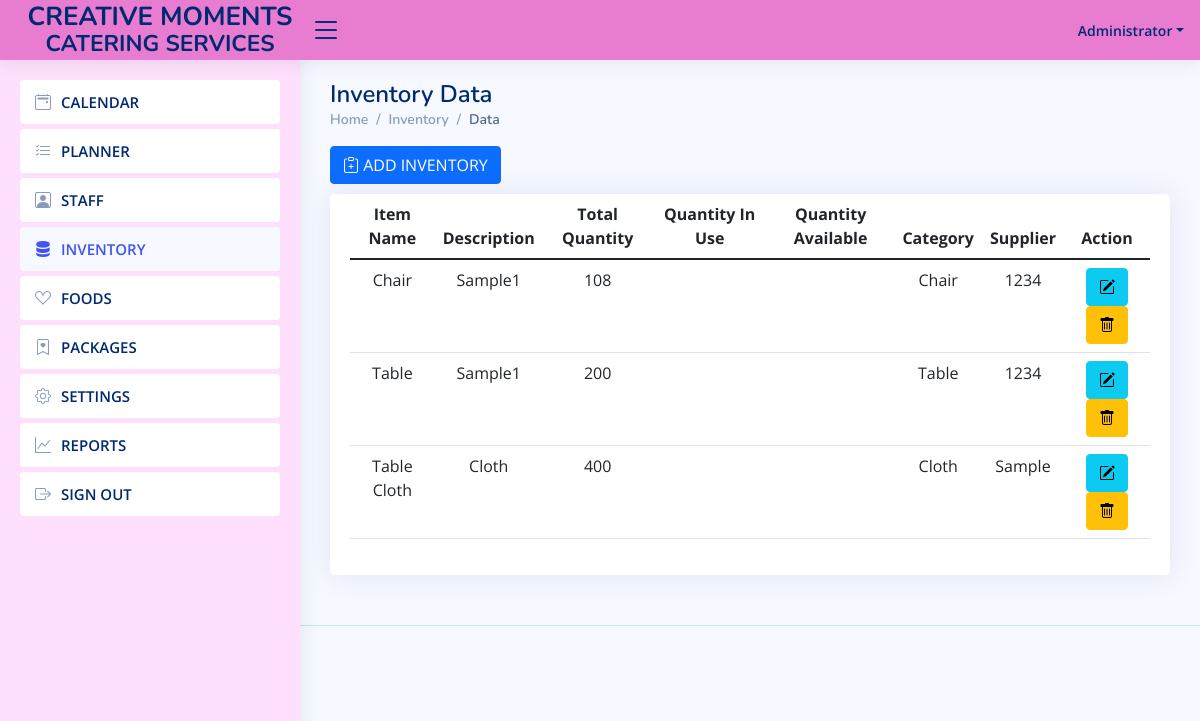
The app's page /accounts/inventory.php (signed in), older data.
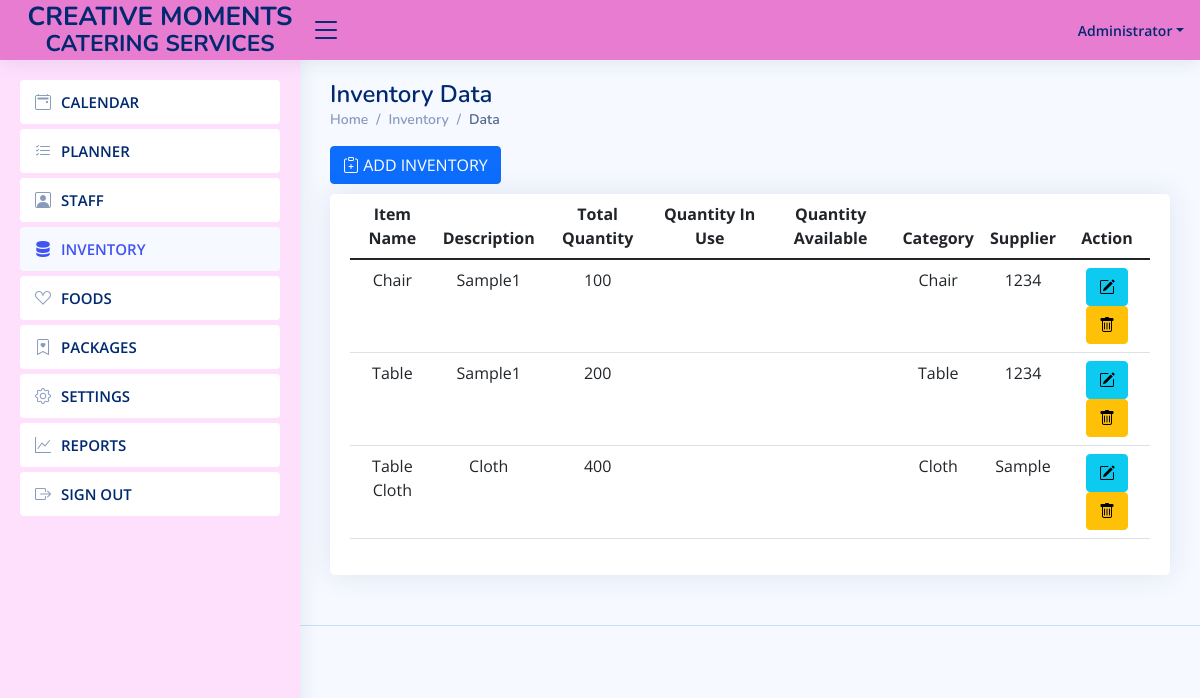
The same page, newer data.
### tables this page shows
CREATE TABLE `cm_inventory` (
  `item_id` int(12) NOT NULL,
  `name` text NOT NULL,
  `description` text NOT NULL,
  `qty` varchar(32) NOT NULL,
  `category` varchar(50) NOT NULL,
  `supplier` text NOT NULL,
  `date_added` timestamp NOT NULL DEFAULT current_timestamp()
);

### accounts/controller/inventory.php (called while the page is built, shortened)
<?php
include('../controller/database.php');
$cm_inventory = $mysqli->query("SELECT * from cm_inventory");

### accounts/inventory.php (the view, shortened to what this page needs)
<?php include('header.php');?>
<?php include('nav.php');?>
<?php include('controller/inventory.php'); error_reporting(0);?>
  <main id="main" class="main">
    <div class="pagetitle">
      <h1>Inventory Data</h1>
      <nav>
        <ol class="breadcrumb">
          <li class="breadcrumb-item"><a href="index.php">Home</a></li>
          <li class="breadcrumb-item">Inventory</li>
          <li class="breadcrumb-item active">Data</li>
        </ol>
      </nav>
    </div>
    <section class="section">
      <div class="row">
	  <?php if($_SESSION['role'] ==1){?>
		<div class="col-lg-4">
			<button class="btn btn-primary btn-md"  data-bs-toggle="modal" data-bs-target="#add-inventory"> <i class="bi bi-clipboard-plus"></i> ADD INVENTORY</button>
		</div> <br> <br>
	  <?php } ?>
        <div class="col-lg-12">
          <div class="card">
            <div class="card-body">
              <table class="table" id="table_id">
                <thead>
                  <tr>
                    <th scope="col"  class="text-center"> Item Name</th>
                    <th scope="col"  class="text-center"> Description</th>
                    <th scope="col"  class="text-center"> Total Quantity</th>
                    <th scope="col"  class="text-center"> Quantity In Use</th>
                    <th scope="col"  class="text-center"> Quantity Available</th>
                    <th scope="col"  class="text-center"> Category</th>
                    <th scope="col"  class="text-center"> Supplier</th>
					<?php if($_SESSION['role'] ==1){?>
                    <th scope="col"  class="text-center"> Action</th>
					<?php } ?>
                  </tr>
                </thead>
                <tbody>
				<?php while($val = $cm_inventory->fetch_object()){
				?>
				  <tr>
                    <td class="text-center"><?php echo $val->name;?></td>
                    <td class="text-center"><?php echo $val->description;?></td>
                    <td class="text-center"><?php echo $val->qty;?></td>
                    <td class="text-center">
					</td>
					<td class="text-center">
					</td>
                    <td class="text-center"><?php echo $val->category;?></td>
                    <td class="text-center"><?php echo $val->supplier;?></td>
					<?php if($_SESSION['role'] ==1){?>
                    <td class="text-center">
						<button class="btn btn-info" data-bs-toggle="modal" data-bs-target="#edit-inventory<?php echo $val->item_id;?>"> <i class="bi bi-pencil-square"></i> </button>
						<button class="btn btn-warning" data-bs-toggle="modal" data-bs-target="#delete-inventory<?php echo $val->item_id;?>"> <i class="bi bi-trash"></i> </button>
					</td>
					<?php } ?>
                  </tr>
                <?php } ?>
                </tbody>
              </table>
            </div>
          </div>
        </div>
      </div>
    </section>
  </main>
<?php include('footer.php');?>

Row changes from the older to the newer data that the page shows:
changed cm_inventory "Chair": qty "108" → "100"
